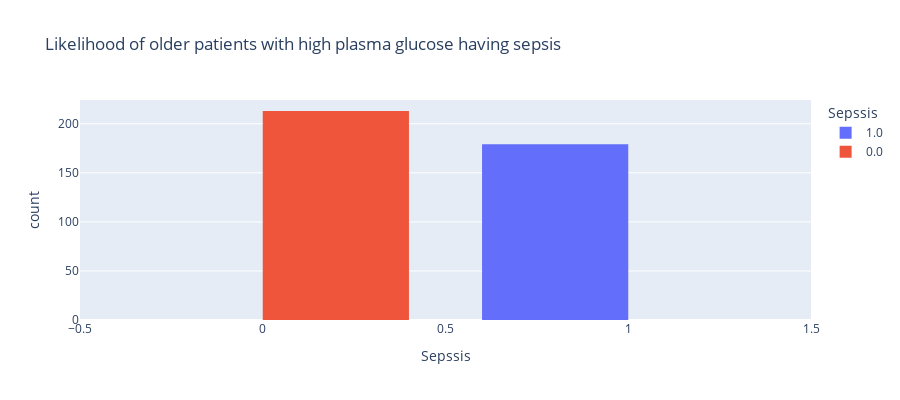

Notebook code cell kept with this figure:
### Markdown cell above
#### ` Is Obesity with aging a risk factor for sepsis?`

### Code cell
#When BMI is greater than 30, a patient is obese
obese = data.loc[(data['M11'] > 29) ]#& (data['Age'] > 35 )]
fig = px.histogram(obese, x="Sepssis",  barmode='group', color ='Sepssis',
             height=400,title='Likelihood of older patients with high plasma glucose having sepsis')
fig.show()

### Figure 1 — Plotly figure (JSON) as saved in the notebook; plotly's stock layout.template omitted (floating-point values rounded to 4 significant figures; data arrays with more than 128 entries replaced by an {"elided": "..."} marker saying what was removed)
{"data": [{"alignmentgroup": "True", "bingroup": "x", "hovertemplate": "Sepssis=%{x}<br>count=%{y}<extra></extra>", "legendgroup": "1.0", "marker": {"color": "#636efa", "pattern": {"shape": ""}}, "name": "1.0", "offsetgroup": "1.0", "orientation": "v", "showlegend": true, "type": "histogram", "x": {"elided": "179 int values"}, "xaxis": "x", "yaxis": "y"}, {"alignmentgroup": "True", "bingroup": "x", "hovertemplate": "Sepssis=%{x}<br>count=%{y}<extra></extra>", "legendgroup": "0.0", "marker": {"color": "#EF553B", "pattern": {"shape": ""}}, "name": "0.0", "offsetgroup": "0.0", "orientation": "v", "showlegend": true, "type": "histogram", "x": {"elided": "213 int values"}, "xaxis": "x", "yaxis": "y"}], "layout": {"barmode": "group", "height": 400, "legend": {"title": {"text": "Sepssis"}, "tracegroupgap": 0}, "title": {"text": "Likelihood of older patients with high plasma glucose having sepsis"}, "xaxis": {"anchor": "y", "categoryarray": [1, 0], "categoryorder": "array", "domain": [0, 1], "title": {"text": "Sepssis"}}, "yaxis": {"anchor": "x", "domain": [0, 1], "title": {"text": "count"}}}}
